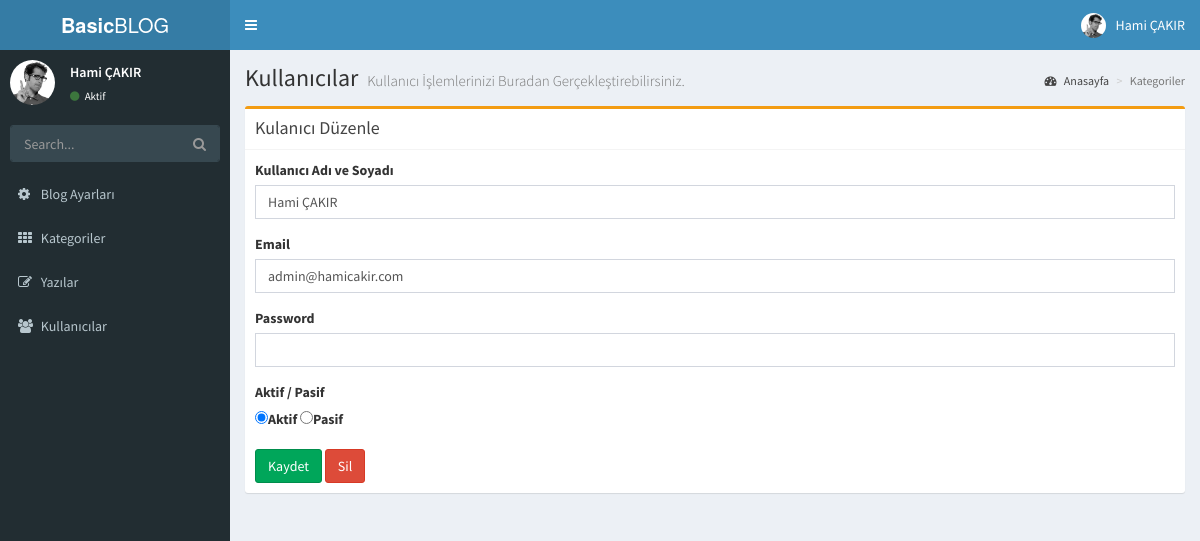
The page /blog/panel/users.php?p=updatePage&id=1 (signed in) on the database its author committed.
### tables this page shows
CREATE TABLE `user` (
  `id` int(11) NOT NULL,
  `full_name` varchar(255) NOT NULL,
  `email` varchar(255) NOT NULL,
  `password` varchar(255) NOT NULL,
  `createdAt` datetime NOT NULL,
  `isActive` tinyint(4) NOT NULL
);

### blog/panel/controllers/users.php (called while the page is built, shortened)
<?php
include "models/user-model.php";
function getUpdatePage(){
    $user = getUser();
    include "views/users/update.php";
}

### blog/panel/models/user-model.php (called while the page is built, shortened)
<?php
function getUser(){
    if($_GET["id"]){
        $id = $_GET["id"];
        require_once "libraries/db.php";
        return $db->query("SELECT * FROM user WHERE id= $id")->fetch(PDO::FETCH_OBJ);
    }
}

### blog/panel/views/users/content/update-content.php (the view)
<div class="content-wrapper">
    <section class="content-header">
        <h1>
            Kullanıcılar
            <small>Kullanıcı İşlemlerinizi Buradan Gerçekleştirebilirsiniz.</small>
        </h1>
        <ol class="breadcrumb">
            <li><a href="#"><i class="fa fa-dashboard"></i> Anasayfa</a></li>
            <li class="active">Kategoriler</li>
        </ol>
    </section>
    <section class="content">
        <div class="row">
            <section class="col-lg-12">
                <div class="box box-warning">
                    <div class="box-header with-border">
                        <h3 class="box-title">Kulanıcı Düzenle</h3>
                    </div>
                    <div class="box-body">
                        <form role="form" method="post" action="users.php?p=update&id=<?php echo $user->id; ?>">
                            <div class="row">
                                <div class="col-sm-12 form-group">
                                    <label>Kullanıcı Adı ve Soyadı</label>
                                    <input type="text" class="form-control" name="full_name" value="<?php echo $user->full_name ?>">
                                </div>
                                <div class="col-sm-12 form-group">
                                    <label>Email</label>
                                    <input type="email" class="form-control" name="email" value="<?php echo $user->email ?>">
                                </div><div class="col-sm-12 form-group">
                                    <label>Password</label>
                                    <input type="password" class="form-control" name="password">
                                </div>
                                <div class="col-sm-6 form-group">
                                    <div class="row">
                                        <div class="col-sm-12">
                                            <label>Aktif / Pasif</label>
                                        </div>
                                    </div>
                                    <label><input type="radio" name="isActive" value="1" <?php echo ($user->isActive) ? "checked" : "" ?>>Aktif</label>
                                    <label><input type="radio" name="isActive" value="0" <?php echo ($user->isActive) ? "" : "checked" ?>>Pasif</label>
                                </div>
                            </div>
                            <div class="row">
                                <div class="col-md-12">
                                    <button class="btn btn-success" type="submit">Kaydet</button>
                                    <a href="users.php" class="btn btn-danger">Sil</a>
                                </div>
                            </div>
                        </form>
                    </div>
                </div>
            </section>
        </div>
    </section>
</div>

### blog/panel/views/includes/header.php (shortened to what this page needs)
<header class="main-header">
    <a href="posts.php" class="logo">
        <span class="logo-lg"><b>Basic</b>BLOG</span>
    </a>
    <nav class="navbar navbar-static-top">
        <a href="#" class="sidebar-toggle" data-toggle="push-menu" role="button">
        </a>
        <div class="navbar-custom-menu">
            <ul class="nav navbar-nav">
                <li class="dropdown user user-menu">
                    <a href="#" class="dropdown-toggle" data-toggle="dropdown">
                        <img src="assets/dist/img/user2-160x160.jpg" class="user-image" alt="User Image">
                        <span class="hidden-xs"><?php echo $_SESSION["user"]->full_name  ?></span>
                    </a>
                </li>
            </ul>
        </div>
    </nav>
</header>

### blog/panel/views/includes/aside.php (shortened to what this page needs)
<aside class="main-sidebar">
    <section class="sidebar">
        <div class="user-panel">
            <div class="pull-left image">
                <img src="assets/dist/img/user2-160x160.jpg" class="img-circle" alt="User Image">
            </div>
            <div class="pull-left info">
                <p><?php echo $_SESSION["user"]->full_name ?></p>
                <a href="#"><i class="fa fa-circle text-success"></i> Aktif</a>
            </div>
        </div>
        <form action="#" method="get" class="sidebar-form">
            <div class="input-group">
                <input type="text" name="q" class="form-control" placeholder="Search...">
                <span class="input-group-btn">
                <button type="submit" name="search" id="search-btn" class="btn btn-flat"><i class="fa fa-search"></i>
                </button>
              </span>
            </div>
        </form>
        <ul class="sidebar-menu" data-widget="tree">
            <li>
                <a href="settings.php">
                    <i class="fa fa-cog"></i> <span>Blog Ayarları</span>
                </a>
            </li>
            <li>
                <a href="categories.php">
                    <i class="fa fa-th"></i> <span>Kategoriler</span>
                </a>
            </li><li>
                <a href="posts.php">
                    <i class="fa fa-pencil-square-o"></i> <span>Yazılar</span>
                </a>
            </li><li>
                <a href="users.php">
                    <i class="fa fa-users"></i> <span>Kullanıcılar</span>
                </a>
            </li>
        </ul>
    </section>
</aside>

### rows shown on the page
user: full_name "Hami ÇAKIR", email "admin@hamicakir.com", isActive "☑ Aktif", isActive "☐ Pasif"
